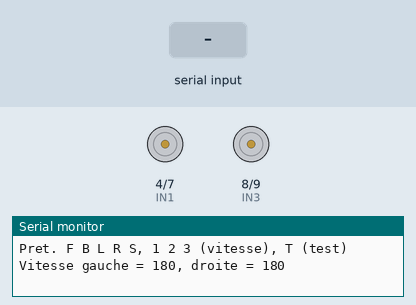
This sketch was run on a simulated Arduino Uno, built with avr-gcc and run on an emulated ATmega328P. Parts: motor-driver pin pairs drawn as motors (green arrow = first pin HIGH = forward, orange = second pin HIGH = backward, longer = more drive, scaled by the enable pin), the last lines printed to the serial monitor. The test bench sets the inputs (shaded band).

Above: at 1.2 s.
1.3 s: "F\n" received over Serial
At 2.3 s:
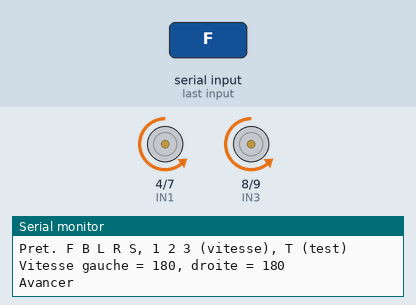
2.8 s: byte 66 ('B') received over Serial
At 3.5 s:
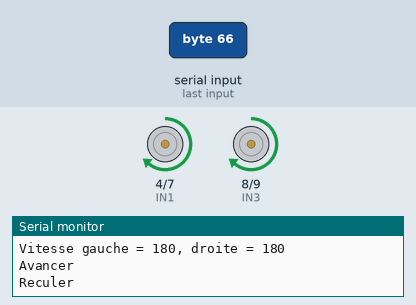
4.3 s: byte 76 ('L') received over Serial
At 4.6 s:
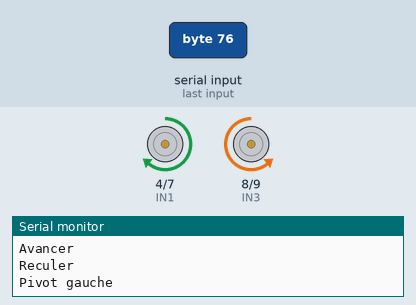
5.8 s: byte 82 ('R') received over Serial
At 7.0 s:
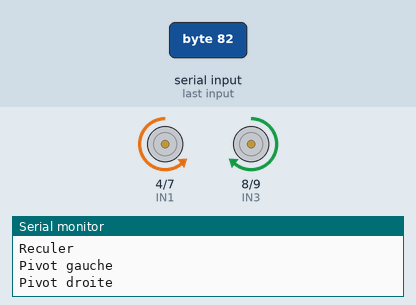
7.3 s: byte 83 ('S') received over Serial
At 8.1 s:
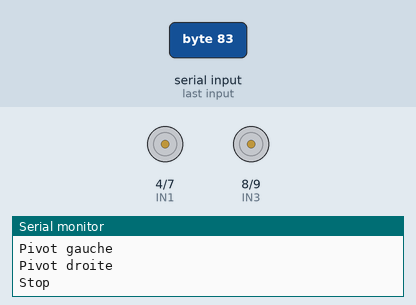
8.8 s: byte 84 ('T') received over Serial
At 9.2 s:
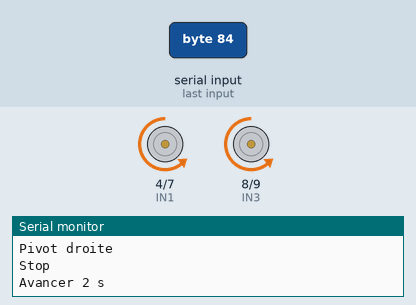
Timing chart, 0 to 11.3 s (numbered marks = the images above; inputs shaded):
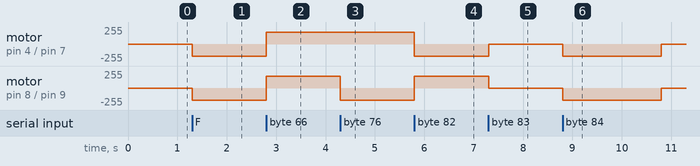

The sketch:

moteur_v2-jephte.ino
```cpp
// =====================================================================
//  moteurs.ino — Pilotage des 4 moteurs via le L298N (étapes P2)
//  Commandes à taper dans le moniteur série (9600 bauds) :
//    F = avancer   B = reculer   L = pivoter gauche   R = pivoter droite
//    S = stop      1 / 2 / 3 = vitesse lente / moyenne / max
//    T = séquence de test (chaque mouvement 2 s, puis stop)
// =====================================================================


// --- Broches L298N -> Arduino (voir README) ---------------------------
const int ENA = 5;   // PWM : vitesse côté gauche  (broche marquée ~)
const int IN1 = 4;   // sens côté gauche
const int IN2 = 7;   // sens côté gauche
const int IN3 = 8;   // sens côté droit
const int IN4 = 9;   // sens côté droit
const int ENB = 6;   // PWM : vitesse côté droit   (broche marquée ~)

// --- Vitesses (0 = arrêt, 255 = plein régime) -------------------------
// Si la voiture dévie en ligne droite (P2-14), baisse le côté le plus rapide.
int vitesseGauche = 180;
int vitesseDroite = 180;

// P2-14 — si la voiture tire d'un côté, ralentis le côté le plus rapide.
// Ex. elle part vers la droite -> la gauche est trop rapide -> reductionGauche = 10.
int reductionGauche = 0;
int reductionDroite = 0;

// P2-14 — true = la voiture roule seule 3 s au démarrage. Remettre false après le test.
const bool TEST_LIGNE_DROITE = false;


// --- Sens de chaque côté ----------------------------------------------
// Un pont en H choisit le sens avec deux entrées opposées :
//   IN1=LOW, IN2=HIGH -> un sens ; IN1=HIGH, IN2=LOW -> l'autre sens.
// Si une roue tourne à l'envers, inverse les deux fils de CE moteur
// sur le bornier du L298N (OUT1/OUT2 ou OUT3/OUT4), pas le code.

// P2-04
void gaucheAvant()   { digitalWrite(IN1, LOW);  digitalWrite(IN2, HIGH); }
// P2-05
void gaucheArriere() { digitalWrite(IN1, HIGH); digitalWrite(IN2, LOW);  }
// P2-06
void droiteAvant()   { digitalWrite(IN3, LOW);  digitalWrite(IN4, HIGH); }
// P2-07
void droiteArriere() { digitalWrite(IN3, HIGH); digitalWrite(IN4, LOW);  }

// P2-08 — envoie la vitesse au L298N. Sans cet appel, ENA/ENB restent
// à 0 et les moteurs ne tournent pas (jumpers ENA/ENB retirés).
void appliquerVitesse() {
  analogWrite(ENA, vitesseGauche);
  analogWrite(ENB, vitesseDroite);
}

// P2-09
void avancer()       { appliquerVitesse(); gaucheAvant();   droiteAvant();   }
// P2-10
void reculer()       { appliquerVitesse(); gaucheArriere(); droiteArriere(); }
// P2-11 — gauche en arrière, droite en avant : pivote à gauche
void tournerGauche() { appliquerVitesse(); gaucheArriere(); droiteAvant();   }
// P2-12
void tournerDroite() { appliquerVitesse(); gaucheAvant();   droiteArriere(); }

// P2-13 — coupe le sens ET la vitesse : arrêt immédiat
void stop() {
  digitalWrite(IN1, LOW);
  digitalWrite(IN2, LOW);
  digitalWrite(IN3, LOW);
  digitalWrite(IN4, LOW);
  analogWrite(ENA, 0);
  analogWrite(ENB, 0);
}

// Séquence pour valider P2-09 à P2-12 d'un coup
void sequenceTest() {
  Serial.println("Avancer 2 s");        avancer();       delay(2000); stop(); delay(1000);
  Serial.println("Reculer 2 s");        reculer();       delay(2000); stop(); delay(1000);
  Serial.println("Pivot gauche 2 s");   tournerGauche(); delay(2000); stop(); delay(1000);
  Serial.println("Pivot droite 2 s");   tournerDroite(); delay(2000); stop();
  Serial.println("Fin du test");
}

void reglerVitesse(int v) {
  vitesseGauche = constrain(v - reductionGauche, 0, 255);
  vitesseDroite = constrain(v - reductionDroite, 0, 255);
  Serial.print("Vitesse gauche = ");
  Serial.print(vitesseGauche);
  Serial.print(", droite = ");
  Serial.println(vitesseDroite);
}

// P2-15 — traduit une lettre en mouvement
void executer(char c) {
  switch (c) {
    case 'F': Serial.println("Avancer");      avancer();       break;
    case 'B': Serial.println("Reculer");      reculer();       break;
    case 'L': Serial.println("Pivot gauche"); tournerGauche(); break;
    case 'R': Serial.println("Pivot droite"); tournerDroite(); break;
    case 'S': Serial.println("Stop");         stop();          break;
    case '1': reglerVitesse(100); break;
    case '2': reglerVitesse(180); break;
    case '3': reglerVitesse(255); break;
    case 'T': sequenceTest();     break;
    default:
      Serial.print("Commande inconnue : ");
      Serial.println(c);
  }
}

void setup() {
  pinMode(ENA, OUTPUT);
  pinMode(ENB, OUTPUT);
  pinMode(IN1, OUTPUT);
  pinMode(IN2, OUTPUT);
  pinMode(IN3, OUTPUT);
  pinMode(IN4, OUTPUT);
  stop();                       // sécurité : rien ne bouge au démarrage

  Serial.begin(9600);
  Serial.println("Pret. F B L R S, 1 2 3 (vitesse), T (test)");
  reglerVitesse(180);           // applique la correction dès le départ

  if (TEST_LIGNE_DROITE) {
    delay(5000);                // 5 s pour poser la voiture sur la ligne
    avancer();
    delay(9000);                // durée du trajet (à ajuster pour faire 2 m)
    stop();
  }
}

void loop() {
  if (Serial.available() > 0) {
    char c = Serial.read();
    if (c == '\n' || c == '\r' || c == ' ') return;  // ignore les fins de ligne
    executer(toupper(c));                            // f ou F, pareil
  }
}
```

Measured:
- after the input at 1.3 s, motor on pin 4 (IN1) / pin 7 (IN2), motor on pin 8 (IN3) / pin 9 (IN4): stopped → backward 180/255 at once
- after the input at 2.8 s, motor on pin 4 (IN1) / pin 7 (IN2), motor on pin 8 (IN3) / pin 9 (IN4): backward 180/255 → forward 180/255 at once
- after the input at 4.3 s, motor on pin 8 (IN3) / pin 9 (IN4): forward 180/255 → backward 180/255 at once
- after the input at 5.8 s, motor on pin 4 (IN1) / pin 7 (IN2): forward 180/255 → backward 180/255 at once; motor on pin 8 (IN3) / pin 9 (IN4): backward 180/255 → forward 180/255 at once
- after the input at 7.3 s, motor on pin 4 (IN1) / pin 7 (IN2): backward 180/255 → stopped at once; motor on pin 8 (IN3) / pin 9 (IN4): forward 180/255 → stopped at once
- after the input at 8.8 s, motor on pin 4 (IN1) / pin 7 (IN2), motor on pin 8 (IN3) / pin 9 (IN4): stopped → backward 180/255 at once, → stopped 2.0 s later
